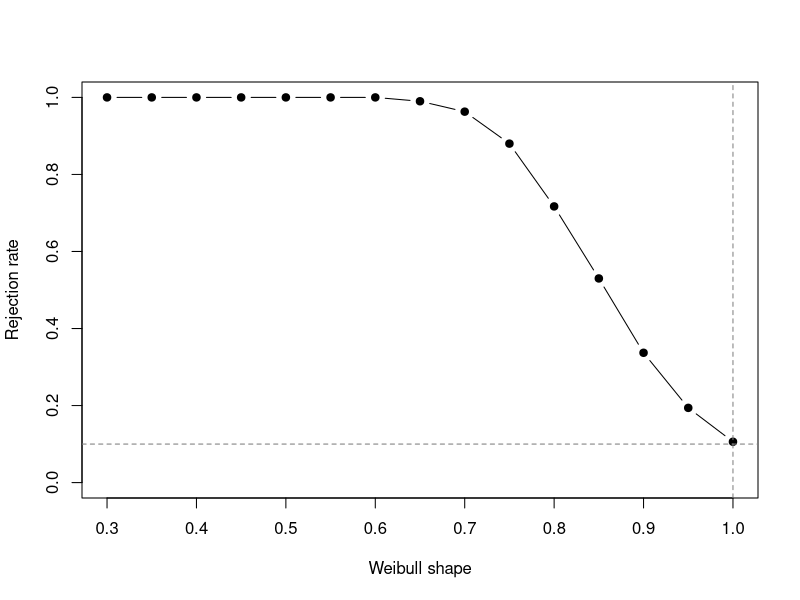

This figure's R source: (Note: this script raises an error after producing the figure.)
set.seed(12345)

# ---- parameters ------------------------------------------------------------
n      <- 100
mList  <- 2:floor(sqrt(n))
p      <- 1
alpha  <- 0.1
B0     <- 3000     # null simulations
B1     <- 1000     # simulations per alternative
shapes <- c(0.4, 0.6, 0.8, 1, 1.2, 1.4, 1.6, 1.8)
shapes <- seq(0.3, 1, by = 0.05) 
alt    <- "weibull"   # "weibull" (as labelled) or "t" (as actually coded)

# ---- weights of the L-statistics -------------------------------------------
# W[[k]] is an m x n matrix: row j = diff of Beta cdf of the j-th order stat of m
tgrid <- (0:n) / n
weights <- lapply(mList, function(m) {
  t(sapply(1:m, function(j) diff(pbeta(tgrid, j, m - j + 1))))
})

# ---- theoretical bounds (G = Exp(1)) ---------------------------------------
H  <- function(m) sum(1 / seq_len(m))          # harmonic number, H(0) = 0
pi_list <- lapply(mList, function(m) {
  1 - exp(-sapply(1:m, function(j) H(m) - H(m - j)))
})

lp_norm <- function(x, p) sum(abs(x)^p)^(1 / p)

# ---- test statistic --------------------------------------------------------
stat <- function(x) {
  sx   <- sort(x)
  Fgrid <- (0:(n - 1)) / (n - 1)               # same ecdf values as Mathematica
  vals <- vapply(seq_along(mList), function(k) {
    mu  <- drop(weights[[k]] %*% sx)           # length m
    cdf <- approx(sx, Fgrid, xout = mu, rule = 2, ties = "ordered")$y
    lp_norm(pmax(0, cdf - pi_list[[k]]), p)
  }, numeric(1))
  max(vals)
}

# ---- calibration under G = Exp(1) ------------------------------------------
nullStats <- replicate(B0, stat(rexp(n, 1)))
critical  <- quantile(nullStats, 1 - alpha, type = 1, names = FALSE)  # type 1 ~ Mathematica
cat("Valore critico =", critical, "\n")

# ---- power -----------------------------------------------------------------
rgen <- function(a) {
  if (alt == "weibull") rweibull(n, shape = a, scale = 1) else rt(n, df = a)
}

power1 <- sapply(shapes, function(a) {
  mean(replicate(B1, stat(rgen(a))) > critical)
})

results <- data.frame(shape = shapes, rejection_rate = power1)
print(results)

# ---- plot ------------------------------------------------------------------
plot(results$shape, results$rejection_rate, type = "b", pch = 19,
     ylim = c(0, 1),
     xlab = if (alt == "weibull") "Weibull shape" else "t degrees of freedom",
     ylab = "Rejection rate")
abline(v = 1, h = alpha, lty = 2, col = "grey50")
lines(results$shape,power)
